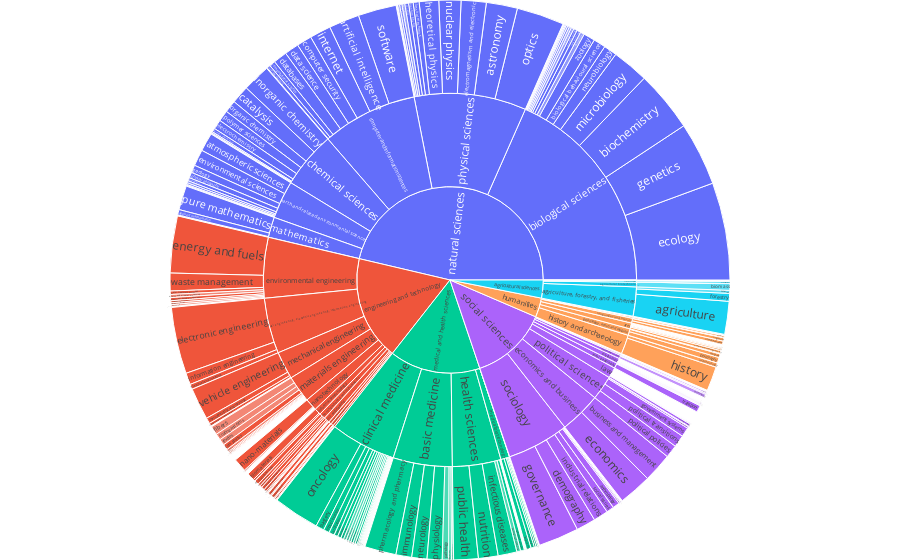

Notebook code for this chart:
### Markdown cell above
## Plot

### Code cell
metric = 'ecMaxContribution'#'n_institutions' 
values = values_dict[metric]
import plotly.graph_objects as go

print(f'showing {metric}')
fig =go.Figure(go.Sunburst(
    labels=labels,
    parents=parents,
    values=values,
    insidetextorientation='radial',
    branchvalues='total',
    maxdepth=3
))
fig.update_layout(margin = dict(t=0, l=0, r=0, b=0))

fig.show()

### Figure 1 — Plotly figure (JSON) as saved in the notebook; plotly's stock layout.template omitted (floating-point values rounded to 4 significant figures; data arrays with more than 128 entries replaced by an {"elided": "..."} marker saying what was removed)
{"data": [{"branchvalues": "total", "insidetextorientation": "radial", "labels": {"elided": "958 str values"}, "maxdepth": 3, "parents": {"elided": "958 str values"}, "type": "sunburst", "values": {"elided": "958 int values"}}], "layout": {"margin": {"b": 0, "l": 0, "r": 0, "t": 0}}}
